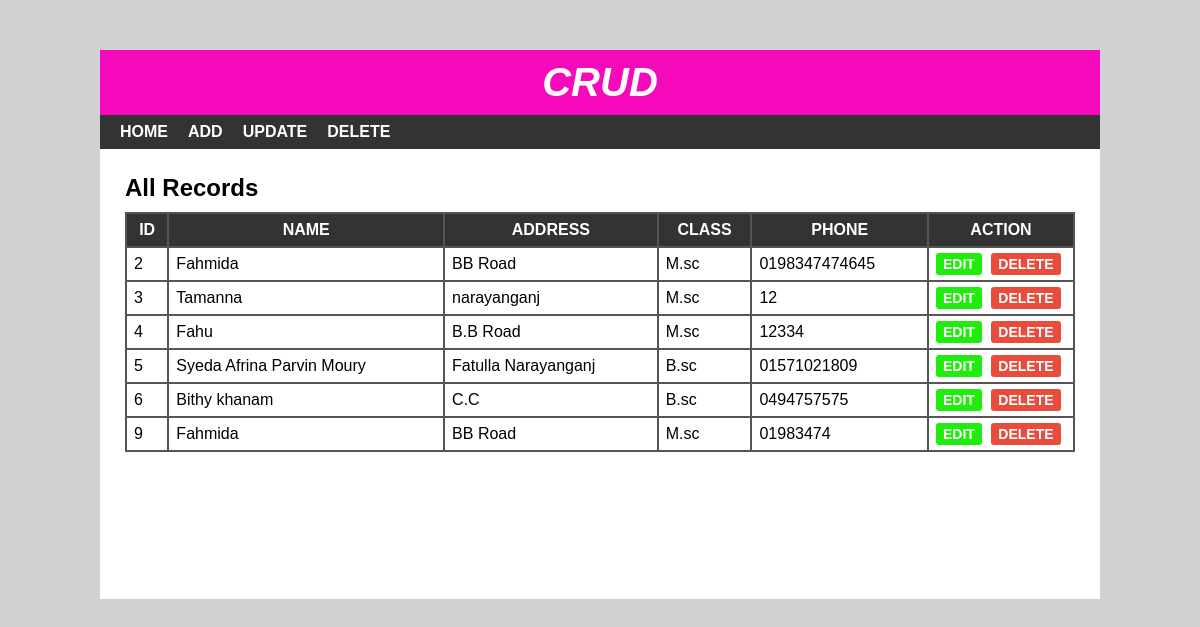
The page / on the database its author committed.
### tables this page shows
CREATE TABLE `student` (
  `s_id` int(11) NOT NULL,
  `name` varchar(30) NOT NULL,
  `address` varchar(100) NOT NULL,
  `class` int(11) NOT NULL,
  `phone` varchar(30) NOT NULL
);

CREATE TABLE `class` (
  `c_id` int(11) NOT NULL,
  `class` varchar(15) NOT NULL
);

### index.php (the view, shortened to what this page needs)
<?php
include 'header.php';
?>
<div id="main-content">
    <h2>All Records</h2>
    <?php
$conn= mysqli_connect("localhost", "root","", "crud") or die("connection failed.");
$sql = "SELECT * FROM student JOIN class where student.class = class.c_id";
$result=mysqli_query($conn,$sql) or die ("Queary failed");
if(mysqli_num_rows($result)>0){
    ?>
    <table cellpadding="7px">
        <thead>
            <th>Id</th>
            <th>Name</th>
            <th>Address</th>
            <th>Class</th>
            <th>Phone</th>
            <th>Action</th>
        </thead>
        <tbody>
            <?php while ($row=mysqli_fetch_assoc($result))
            {
            ?>
            <tr>
                <td><?php echo $row['s_id'];?></td>
                <td><?php echo $row['name'];?></td>
                <td><?php echo $row['address'];?></td>
                <td><?php echo $row['class'];?></td>
                <td><?php echo $row['phone'];?></td>
                <td>
                    <a href='edit.php?id=<?php echo $row['s_id'];?>'>Edit</a>
                    <a href='delete-inline.php?id=<?php echo $row['s_id'];?>' onclick="return checkDelete()">Delete</a>
                </td>
            </tr>
            <?php } ?>
        </tbody>
    </table>
    <?php
 }
 ?>
</div>
</div>
</body>
</html>

### header.php (shortened to what this page needs)
<!DOCTYPE html>
<html lang="en">
<head>
  <link rel="stylesheet" href="css/style.css">
</head>
<body>
    <div id="wrapper">
        <div id="header">
            <h1>Crud</h1>
        </div>
        <div id="menu">
            <ul>
                <li>
                    <a href="index.php">Home</a>
                </li>
                <li>
                    <a href="add.php">Add</a>
                </li>
                <li>
                    <a href="update.php">Update</a>
                </li>
                <li>
                    <a href="delete.php">Delete</a>
                </li>
            </ul>
        </div>

### css/style.css (style rules this page uses)
body { font:16px arial; margin: 0; padding: 0; background: #d1d1d1; }
#wrapper { width: 1000px; margin: 50px auto 0; background-color: #fff; }
#header { text-align: center; background-color: hsl(315, 93%, 50%); padding: 10px; }
#header h1 { color: #fff; font-size: 40px; font-style: italic; font-weight: 700; text-transform: uppercase; margin: 0; }
#menu { background-color: #333; }
#menu ul { font-size: 0; padding: 0 10px; margin: 0; list-style: none; }
#menu ul li { display: inline-block; }
#menu ul li a { color: #fff; font-size: 16px; font-weight: 600; padding: 8px 10px; display: block; text-decoration: none; text-transform: uppercase; transition: all 0.3s ease; }
#main-content { padding: 25px; min-height: 400px; }
#main-content h2 { margin: 0 0 10px; text-transform: capitalize; }
#main-content table { width: 100%; background-color: #555; margin: 0 0 20px; }
#main-content table th { color: #fff; background-color: #333; text-transform: uppercase; }
#main-content table th:last-child { width: 130px; }
#main-content table td { background-color: #fff; }
#main-content table td a { font-size: 14px; font-weight: 600; text-transform: uppercase; padding: 3px 7px; color: #fff; background-color: #20ec0e; text-decoration: none; border-radius: 3px; }
#main-content table td a:nth-child(2) { background-color: #e74c3c; margin: 0 0 0 5px; }

### rows shown on the page
student: s_id "2", name "Fahmida", address "BB Road", class.class "M.sc", phone "0198347474645"
student: s_id "3", name "Tamanna", address "narayanganj", class.class "M.sc", phone "12"
student: s_id "4", name "Fahu", address "B.B Road", class.class "M.sc", phone "12334"
student: s_id "5", name "Syeda Afrina Parvin Moury", address "Fatulla Narayanganj", class.class "B.sc", phone "01571021809"
student: s_id "6", name "Bithy khanam", address "C.C", class.class "B.sc", phone "0494757575"
student: s_id "9", name "Fahmida", address "BB Road", class.class "M.sc", phone "01983474"
